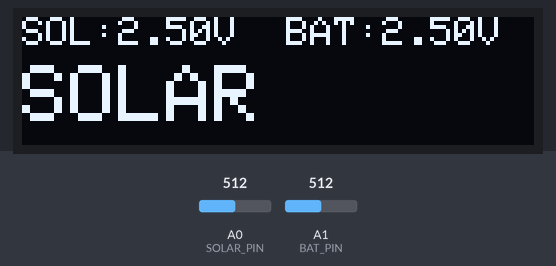
The sketch below on a simulated Arduino Uno, built with avr-gcc and run on an emulated ATmega328P. Shown: 128×32 one-colour display. The inputs (shaded band) are chosen by the test bench; at power-on: A0 (SOLAR_PIN) = 512, A1 (BAT_PIN) = 512. What the sketch prints to the serial monitor is not drawn.

Above: at 2.7 s.
2.8 s: A0 (SOLAR_PIN) set to 306
At 3.8 s:
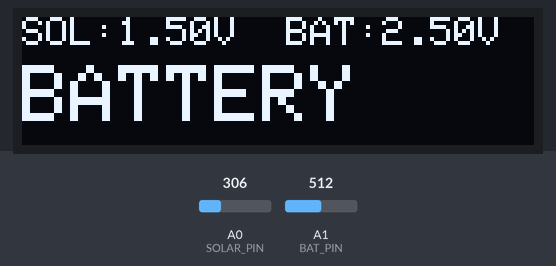
4.3 s: A1 (BAT_PIN) set to 493
At 4.7 s:
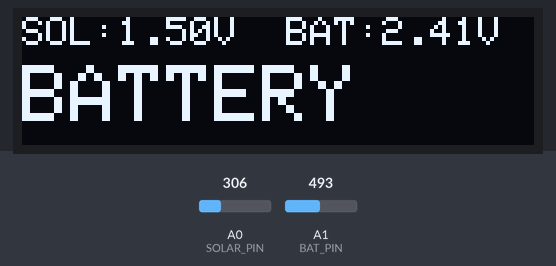
5.9 s: A0 (SOLAR_PIN) set to 482
At 6.8 s:
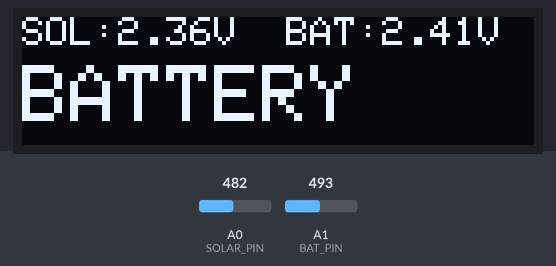
7.5 s: A0 (SOLAR_PIN) set to 507
At 8.0 s:
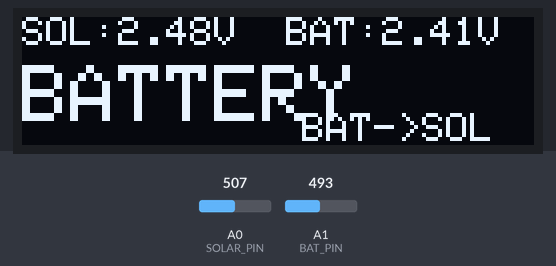
9.1 s: A1 (BAT_PIN) set to 511
At 10.2 s:
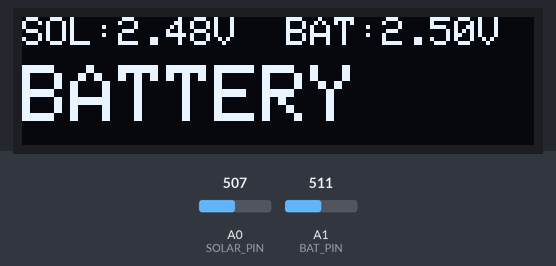
10.7 s: A0 (SOLAR_PIN) set to 716
At 11.1 s:
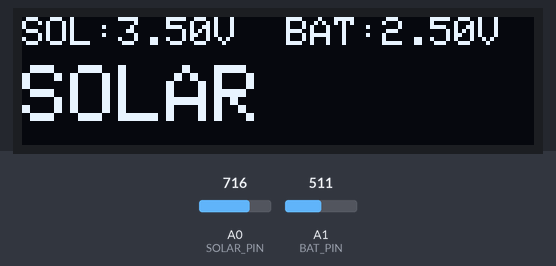
Timing chart, 0 to 13.3 s (numbered marks = the images above; inputs shaded):
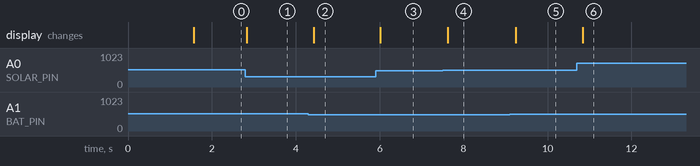

The sketch:

solar_charge_controller.ino
```cpp
#include <Wire.h>
#include <Adafruit_GFX.h>
#include <Adafruit_SSD1306.h>

/* ================= OLED ================= */
#define SCREEN_WIDTH   128
#define SCREEN_HEIGHT  32
#define OLED_RESET     -1
#define SCREEN_ADDRESS 0x3C
Adafruit_SSD1306 display(SCREEN_WIDTH, SCREEN_HEIGHT, &Wire, OLED_RESET);

/* ================= PINS ================= */
#define SOLAR_PIN  A0
#define BAT_PIN    A1

#define THRESHOLD  2.5

void setup() {
  Serial.begin(9600);

  if (!display.begin(SSD1306_SWITCHCAPVCC, SCREEN_ADDRESS)) {
    Serial.println(F("SSD1306 FAILED"));
    for (;;);
  }

  display.clearDisplay();
  display.setTextColor(SSD1306_WHITE);
  display.setTextSize(1);
  display.setCursor(0, 0);
  display.println("Solar Controller");
  display.println("Ready!");
  display.display();
  delay(1500);
}

void loop() {
  float solarV = analogRead(SOLAR_PIN) * (5.0 / 1023.0);
  float batV   = analogRead(BAT_PIN)   * (5.0 / 1023.0);

  bool solarActive  = solarV >= THRESHOLD;
  bool charging     = batV < solarV && solarV < THRESHOLD;
  String source     = solarActive ? "SOLAR" : "BATTERY";

  // Serial
  Serial.print("Solar: ");        Serial.print(solarV);
  Serial.print("V | Battery: ");  Serial.print(batV);
  Serial.print("V | Source: ");   Serial.print(source);
  if (charging) Serial.print(" | Charging: BAT -> Solar");
  Serial.println();

  // OLED
  display.clearDisplay();
  display.setTextColor(SSD1306_WHITE);

  // Line 1: voltages
  display.setTextSize(1);
  display.setCursor(0, 0);
  display.print("SOL:");
  display.print(solarV, 2);
  display.print("V  BAT:");
  display.print(batV, 2);
  display.print("V");

  // Line 2: source big
  display.setTextSize(2);
  display.setCursor(0, 12);
  display.print(source);

  // Line 3: charging indicator
  if (charging) {
    display.setTextSize(1);
    display.setCursor(70, 24);
    display.print("BAT->SOL");
  }

  // // Note A1 fault if stuck high
  // if (batV > 4.9) {
  //   display.setTextSize(1);
  //   display.setCursor(70, 14);
  //   //display.print("[A1 FAULT]");
  // }

  display.display();
  delay(300);
}
```

Measured:
- the behaviour switches between 511 and 510 on A1 (BAT_PIN) (found by bisection; images 1 and 2)
- the behaviour switches between 493 and 494 on A0 (SOLAR_PIN) (found by bisection; images 3 and 4)
- after the input at 2.8 s, the display: changes at once (image 1)
- after the input at 4.3 s, the display: changes after 0.13 s (image 2)
- after the input at 5.9 s, the display: changes after 0.12 s (image 3)
- after the input at 7.5 s, the display: changes after 0.12 s (image 4)
- after the input at 9.1 s, the display: changes after 0.14 s (image 5)
- after the input at 10.7 s, the display: changes after 0.14 s (image 6)
